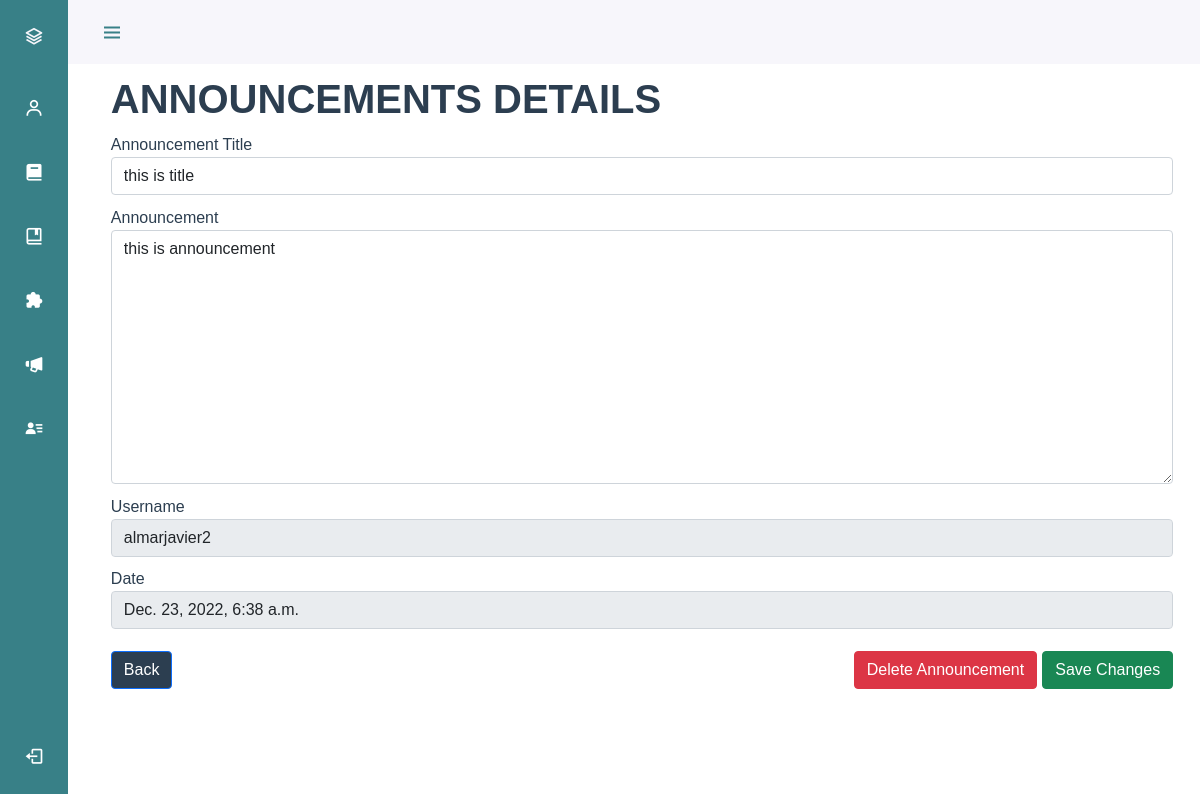
The app's page /announcement/3/ (signed in) with its own data.
### facultyManagementApp/models.py (models this page shows, shortened)
class Announcement(models.Model):
    user = models.ForeignKey(User, on_delete=models.CASCADE)
    title = models.CharField(max_length=200)
    content = models.TextField(null=True, blank=True)
    updated = models.DateTimeField(auto_now=True)
    created = models.DateTimeField(auto_now_add=True)

class User(AbstractUser):
    email = models.EmailField(unique=True, null=True ,blank=True)
    firstName = models.CharField(max_length=200, null=True ,blank=True)
    lastName = models.CharField(max_length=200, null=True ,blank=True)
    userLevel = models.IntegerField(null=True ,blank=True)
    department = models.CharField(max_length=200, null=True, blank=True)
    upload = models.ImageField(default='defaultProfilePicture.png',upload_to='profilePictures', validators=[FileExtensionValidator(['png', 'jpg', 'jpeg'])])
    USERNAME_FIELD = 'username'
    REQUIRED_FIELDS = []

### announcementApp/views.py (the view)
# urls.py: path('<str:id>/', views.editAnnouncement, name = "editAnnouncement"),
def editAnnouncement(request, id):
    announcement = Announcement.objects.get(id=id)
    if request.method == 'POST':
        form = addAnnouncementForm(request.POST, instance=announcement)
        if form.is_valid():
            form.save()
            addLog(request.user.firstName + " " + request.user.lastName, "Edited an announcement")
            messages.add_message(request, messages.INFO, 'Announcement edited successfully!', extra_tags='editAnnouncement')
            return HttpResponseRedirect(request.META.get('HTTP_REFERER'))
        else:
            for field in form:
                for error in field.errors:
                    messages.error(request, messages.ERROR ,error)
    else:
        form = addAnnouncementForm(instance=announcement)
    template_name = getTemplate(request.user.userLevel)
    return render(request, 'announcementApp/edit.html', {'template': template_name, 'announcement':announcement, 'form':form})

### facultyManagementApp/forms.py
class addAnnouncementForm(ModelForm):
        title = forms.CharField(label = "Announcement Title", widget=forms.TextInput(attrs={"class":"form-control"}))
        content = forms.CharField(label = "Announcement", widget=forms.Textarea(attrs={"class":"form-control"}))
        class Meta:
                model = Announcement
                fields = ['title','content']

### facultyManagementApp/globals.py (called while the page is built)
def getTemplate(userLevel):
    if userLevel == 1:
        return "layouts/faculty.html"
    elif userLevel == 2:
        return "layouts/deptHead.html"
    elif userLevel == 3:
        return "layouts/resCoord.html"
    elif userLevel == 4:
        return "layouts/extCoord.html"
    else:
        return "layouts/admin.html"

### announcementApp/templates/announcementApp/edit.html (shortened to what this page needs)
{% extends template %}
{% block content %}
<div id="content" style="padding:1%;">
    <h1 style="color:#2c3e50;font-weight: bold;">ANNOUNCEMENTS DETAILS</h1>
{% if request.user.id == announcement.user.id or request.user.userLevel == 0 %}
    <form action = "" method="POST">
      {% for field in form %}
      <div class="form-group" style="margin-top: 1%; color:#2c3e50">
        <label for="{{field.label}}">{{field.label}}</label>
        {{field}}
      </div>
      {% endfor %}
      <div class="form-group" style="margin-top: 1%; color:#2c3e50">
        <label for="exampleInputEmail1">Username</label>
        <input type="text" class="form-control" value="{{announcement.user.username}}" disabled>
      </div>
      <div class="form-group" style="margin-top: 1%; color:#2c3e50">
        <label for="exampleInputPassword1">Date</label>
        <input type="text" class="form-control" value="{{announcement.created}}" disabled>
      </div>
      <button type="submit" class="btn btn-success" style="float:right; margin-top: 2%;">Save Changes</button>
      <button type="button" onclick="destroy(event ,'{{announcement.id}}')" class="btn btn-danger" style="float:right; margin-top: 2%; margin-right:5px;">Delete Announcement</button>
      <a href="{% url 'announcement' %}">
        <button type="button" class="btn btn-primary" style="background-color:#2c3e50;float:left; margin-top: 2%; margin-right: 1%;">Back</button>
      </a>
    </form>
{% endif %}
</div>
{% endblock content %}

### static/css/facultyLayout.css (style rules this page uses)
:root { --header-height: 3rem;--nav-width: 68px; --first-color: #388087;--first-color-light: white;--white-color: #F7F6FB;--body-font: 'Montserrat', sans-serif;--normal-font-size: 1rem;--z-fixed: 100 }
body { position: relative;margin: var(--header-height) 0 0 0;padding: 0 1rem;font-family: var(--body-font); font-size: var(--normal-font-size);transition: .5s }
a { text-decoration: none }
@media screen and (min-width: 768px) { body { margin: calc(var(--header-height) + 1rem) 0 0 0;padding-left: calc(var(--nav-width) + 2rem) } }

### records on screen
Announcement: form "this is title" "this is announcement", user.username "almarjavier2", created "Dec. 23, 2022, 6:38 a.m."

### other values on screen
{{ field.label }} "Announcement Title" "Announcement"
